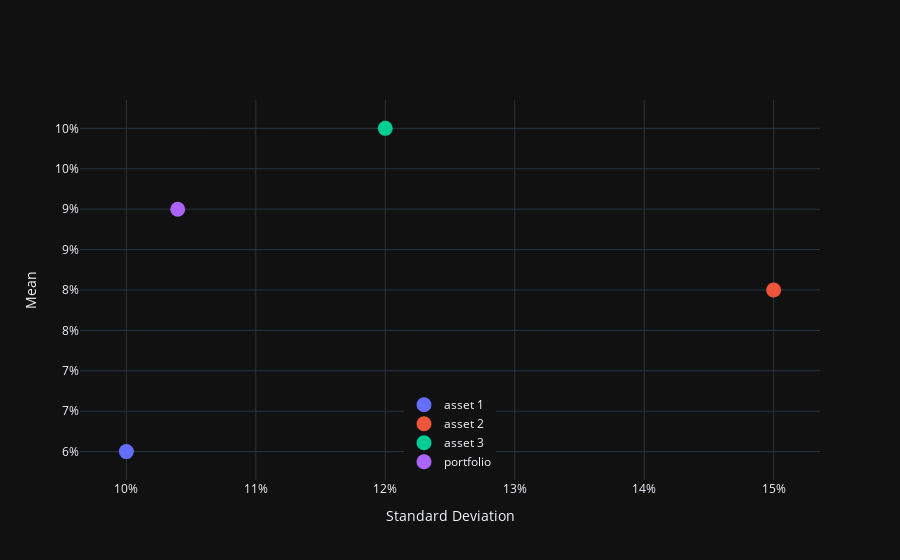

Write notebook code for a chart like this one.
### Code cell
import plotly.graph_objects as go

rf = 0.02
mn1, mn2, mn3 = 0.06, 0.08, 0.10
sd1, sd2, sd3 = 0.1, 0.15, 0.12
corr12, corr13, corr23 = 0.5, 0.7, 0.6
targ = 0.09

S = np.diag([sd1, sd2, sd3])
R = np.identity(3)
R[0, 1] = R[1, 0] = corr12
R[0, 2] = R[2, 0] = corr13
R[1, 2] = R[2, 1] = corr23
C = S @ R @ S

rprem = np.array([mn1, mn2, mn3]) - rf
Cinv = np.linalg.inv(C)
k =  (rprem @ Cinv @ rprem) / (targ-rf)
w = (1/k) * Cinv @ rprem

portmn = rf + w @ rprem
portsd = np.sqrt(w @ C @ w)
trace1 = go.Scatter(
  x=[sd1],
  y=[mn1],
  mode="markers",
  marker=dict(size=15),
  name="asset 1",
  hovertemplate="asset 1<br>mean=%{y:.0%}<br>std dev=%{x:.0%}<extra></extra>"
)
trace2 = go.Scatter(
  x=[sd2],
  y=[mn2],
  mode="markers",
  marker=dict(size=15),
  name="asset 2",
  hovertemplate="asset 2<br>mean=%{y:.0%}<br>std dev=%{x:.0%}<extra></extra>"
)
trace3 = go.Scatter(
  x=[sd3],
  y=[mn3],
  mode="markers",
  marker=dict(size=15),
  name="asset 3",
  hovertemplate="asset 3<br>mean=%{y:.0%}<br>std dev=%{x:.0%}<extra></extra>"
)

cd = np.empty(shape=(1, 3, 1), dtype=float)
for i in range(3):
  cd[:, i] = [w[i]]

trace4 = go.Scatter(
  x=[portsd],
  y=[portmn],
  customdata=cd,
  mode="markers",
  marker=dict(size=15),
  name="portfolio",
  hovertemplate="w1 = %{customdata[0]:.1%}<br>w2 = %{customdata[1]:.1%}<br>w3 = %{customdata[2]:.1%}<extra></extra>"
)

fig = go.Figure()
for trace in (trace1, trace2, trace3, trace4):
  fig.add_trace(trace)

fig.update_layout(
    template="plotly_dark",
    xaxis_title="Standard Deviation",
    yaxis_title="Mean",
    yaxis_tickformat=".0%",
    xaxis_tickformat=".0%",
    legend=dict(
        yanchor="bottom",
        y=0.01,
        xanchor="center",
        x=0.5
    )
  )

fig.show()

string = f"w1={w[0]:.1%}, w2={w[1]:.1%}, w3={w[2]:.1%}"
print(string)

### Figure 1 — Plotly figure (JSON) as saved in the notebook; plotly's stock layout.template omitted (floating-point values rounded to 4 significant figures)
{"data": [{"hovertemplate": "asset 1<br>mean=%{y:.0%}<br>std dev=%{x:.0%}<extra></extra>", "marker": {"size": 15}, "mode": "markers", "name": "asset 1", "x": [0.1], "y": [0.06], "type": "scatter"}, {"hovertemplate": "asset 2<br>mean=%{y:.0%}<br>std dev=%{x:.0%}<extra></extra>", "marker": {"size": 15}, "mode": "markers", "name": "asset 2", "x": [0.15], "y": [0.08], "type": "scatter"}, {"hovertemplate": "asset 3<br>mean=%{y:.0%}<br>std dev=%{x:.0%}<extra></extra>", "marker": {"size": 15}, "mode": "markers", "name": "asset 3", "x": [0.12], "y": [0.1], "type": "scatter"}, {"customdata": [[[-0.2059], [0.01716], [0.9651]]], "hovertemplate": "w1 = %{customdata[0]:.1%}<br>w2 = %{customdata[1]:.1%}<br>w3 = %{customdata[2]:.1%}<extra></extra>", "marker": {"size": 15}, "mode": "markers", "name": "portfolio", "x": [0.104], "y": [0.09], "type": "scatter"}], "layout": {"yaxis": {"title": {"text": "Mean"}, "tickformat": ".0%"}, "xaxis": {"title": {"text": "Standard Deviation"}, "tickformat": ".0%"}, "legend": {"yanchor": "bottom", "y": 0.01, "xanchor": "center", "x": 0.5}}}
